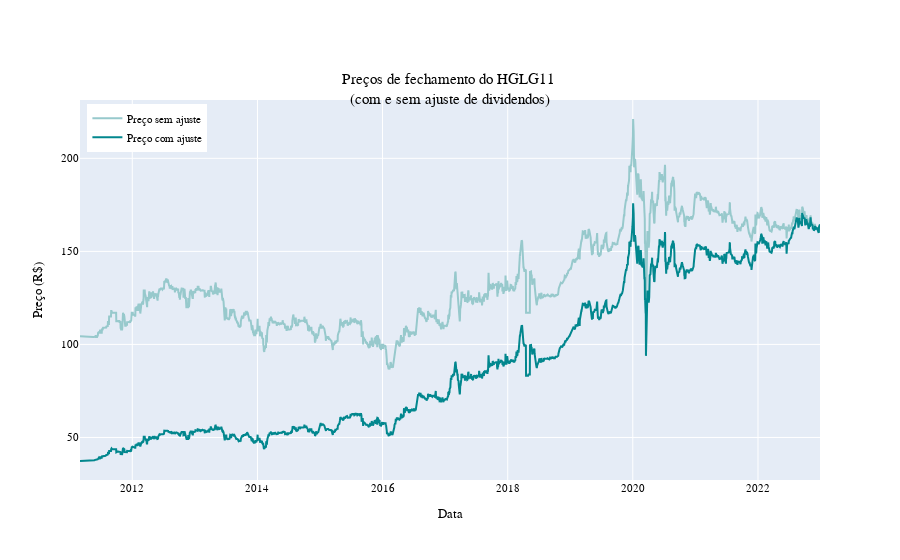

Notebook code cell kept with this figure:
### Code cell
# Comparar os preços com e sem ajuste do HGLG11 com o Plotly
fig = go.Figure()
fig.add_trace(
    go.Scatter(
        x=hglg_precos["data"],
        y=hglg_precos["preco"],
        mode="lines",
        line=dict(color="#97c9cc"),
        name="Preço sem ajuste",        
    )
)
fig.add_trace(
    go.Scatter(
        x=hglg_precos["data"],
        y=hglg_precos["preco_aj"],
        mode="lines",
        line=dict(color="#02878e"),
        name="Preço com ajuste",
    )
)
fig.update_layout(
    font=dict(family="Fira Code", size=11, color="black"),
    title="Preços de fechamento do HGLG11 <br>(com e sem ajuste de dividendos)",
    title_x=0.5,
    title_y=0.85,
    xaxis_title="Data",
    yaxis_title="Preço (R$)",
    legend=dict(yanchor="top", y=0.99, xanchor="left", x=0.01),
)
fig.show()
# py.plot(fig, filename = 'hglg_petr_1', auto_open=True)

### Figure 1 — Plotly figure (JSON) as saved in the notebook; plotly's stock layout.template omitted (floating-point values rounded to 4 significant figures; data arrays with more than 128 entries replaced by an {"elided": "..."} marker saying what was removed)
{"data": [{"line": {"color": "#97c9cc"}, "mode": "lines", "name": "Preço sem ajuste", "type": "scatter", "x": {"elided": "2937 str values"}, "y": {"elided": "2937 float values"}}, {"line": {"color": "#02878e"}, "mode": "lines", "name": "Preço com ajuste", "type": "scatter", "x": {"elided": "2937 str values"}, "y": {"elided": "2937 float values"}}], "layout": {"font": {"color": "black", "family": "Fira Code", "size": 11}, "legend": {"x": 0.01, "xanchor": "left", "y": 0.99, "yanchor": "top"}, "title": {"text": "Preços de fechamento do HGLG11 <br>(com e sem ajuste de dividendos)", "x": 0.5, "y": 0.85}, "xaxis": {"title": {"text": "Data"}}, "yaxis": {"title": {"text": "Preço (R$)"}}}}
